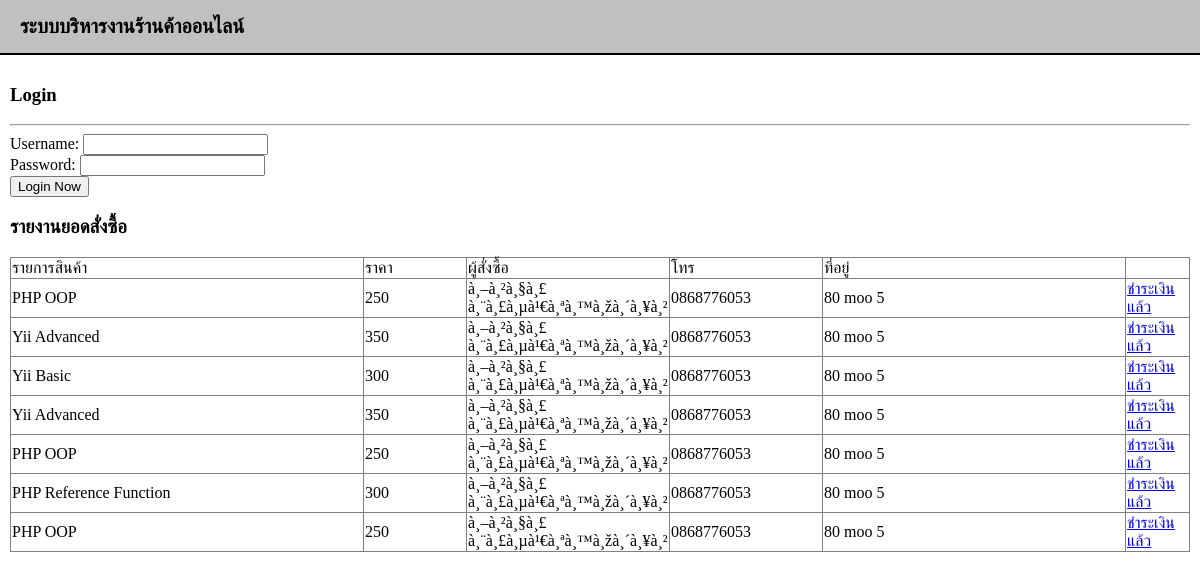
/workshop/backend/index.php?url=order.php, run on the app's committed database.
### tables this page shows
CREATE TABLE `orders` (
  `id` int(11) NOT NULL AUTO_INCREMENT,
  `product_id` int(11) NOT NULL,
  `order_price` int(5) NOT NULL,
  `bill_id` int(11) NOT NULL,
  `order_status` enum('wait','pay','send') NOT NULL,
  PRIMARY KEY (`id`)
);

CREATE TABLE `product` (
  `id` int(11) NOT NULL AUTO_INCREMENT,
  `name` varchar(255) NOT NULL,
  `detail` text NOT NULL,
  `price` int(11) NOT NULL,
  `image` varchar(255) NOT NULL,
  `created_date` date NOT NULL,
  `status` enum('show','hide') NOT NULL,
  PRIMARY KEY (`id`)
);

CREATE TABLE `bill` (
  `id` int(11) NOT NULL AUTO_INCREMENT,
  `created_date` datetime NOT NULL,
  `customer_name` varchar(255) NOT NULL,
  `customer_tel` varchar(255) NOT NULL,
  `customer_address` text NOT NULL,
  `bill_status` enum('wait','pay','send') NOT NULL,
  PRIMARY KEY (`id`)
);

### ch02/db.php (called while the page is built, shortened)
<?php
class db {
    var $host;
    var $user;
    var $pass;
    var $sql;
    function __construct() {
        $this->host = 'localhost';
        $this->user = 'root';
        $this->pass = 'root';
    }
    function connect() {
        $conn = mysql_connect($this->host, $this->user, $this->pass);
        return $conn;
    }
    function execute() {
        $conn = $this->connect();
        if (!empty($conn)) {
            return mysql_query($this->sql);
        }
        return null;
    }
}
?>

### ch03/GridView.php (the view, shortened to what this page needs)
<?php
class GridView {
    public $name;
    public $deleteUrl;
    public $deleteText;
    public $header;
    public $width;
    function __construct() {
        $this->deleteText = 'delete';
        $this->header = array();
        $this->width = array();
    }
    function renderFromDb($fields, $result) {
        $header = "";
        $body = "";
        $size = count($this->header);
        for ($i = 0; $i < $size; $i++) {
            $headerText = $this->header[$i];
            $headerWidth = $this->width[$i];
            $header .= "<td width='{$headerWidth}'>{$headerText}</td>";
        }
        $columnCount = count($fields);
        while ($r = mysql_fetch_assoc($result)) {
            $body .= "<tr>";
            for ($i = 0; $i < $columnCount; $i++) {
                $fieldIndex = $fields[$i];
                $columnText = $r[$fieldIndex];
                $body .= "<td>{$columnText}</td>";
            }
            $id = $r['id'];
            if ($this->deleteUrl != "") {
                $body .= "
                    <td>
                        <a href='{$this->deleteUrl}?id={$id}'>
                            {$this->deleteText}
                        </a>
                    </td>";
            }
            $body .= "</tr>";
        }
        $html = "
            <table id='{$this->name}' border='1' style='border-collapse: collapse;'>
                <thead>
                    <tr>
                        {$header}
                    </tr>
                </thead>
                <tbody>
                    {$body}
                </tbody>
            </table>";
        echo $html;
    }
}
?>

### workshop/backend/style.css (style rules this page uses)
body { margin: 0px; }

### data on the page
orders: product.name "PHP OOP", order_price "250", bill.customer_name "à¸–à¸²à¸§à¸£ à¸¨à¸£à¸µà¹€à¸ªà¸™à¸žà¸´à¸¥à¸²", bill.customer_tel "0868776053", bill.customer_address "80 moo 5"
orders: product.name "Yii Advanced", order_price "350", bill.customer_name "à¸–à¸²à¸§à¸£ à¸¨à¸£à¸µà¹€à¸ªà¸™à¸žà¸´à¸¥à¸²", bill.customer_tel "0868776053", bill.customer_address "80 moo 5"
orders: product.name "Yii Basic", order_price "300", bill.customer_name "à¸–à¸²à¸§à¸£ à¸¨à¸£à¸µà¹€à¸ªà¸™à¸žà¸´à¸¥à¸²", bill.customer_tel "0868776053", bill.customer_address "80 moo 5"
orders: product.name "Yii Advanced", order_price "350", bill.customer_name "à¸–à¸²à¸§à¸£ à¸¨à¸£à¸µà¹€à¸ªà¸™à¸žà¸´à¸¥à¸²", bill.customer_tel "0868776053", bill.customer_address "80 moo 5"
orders: product.name "PHP OOP", order_price "250", bill.customer_name "à¸–à¸²à¸§à¸£ à¸¨à¸£à¸µà¹€à¸ªà¸™à¸žà¸´à¸¥à¸²", bill.customer_tel "0868776053", bill.customer_address "80 moo 5"
orders: product.name "PHP Reference Function", order_price "300", bill.customer_name "à¸–à¸²à¸§à¸£ à¸¨à¸£à¸µà¹€à¸ªà¸™à¸žà¸´à¸¥à¸²", bill.customer_tel "0868776053", bill.customer_address "80 moo 5"
orders: product.name "PHP OOP", order_price "250", bill.customer_name "à¸–à¸²à¸§à¸£ à¸¨à¸£à¸µà¹€à¸ªà¸™à¸žà¸´à¸¥à¸²", bill.customer_tel "0868776053", bill.customer_address "80 moo 5"

### other printed values
$this->text "Username: Password:"
$headerText "รายการสินค้า"
$headerText "ราคา"
$headerText "ผู้สั่งซื้อ"
$headerText "โทร"
$headerText "ที่อยู่"
